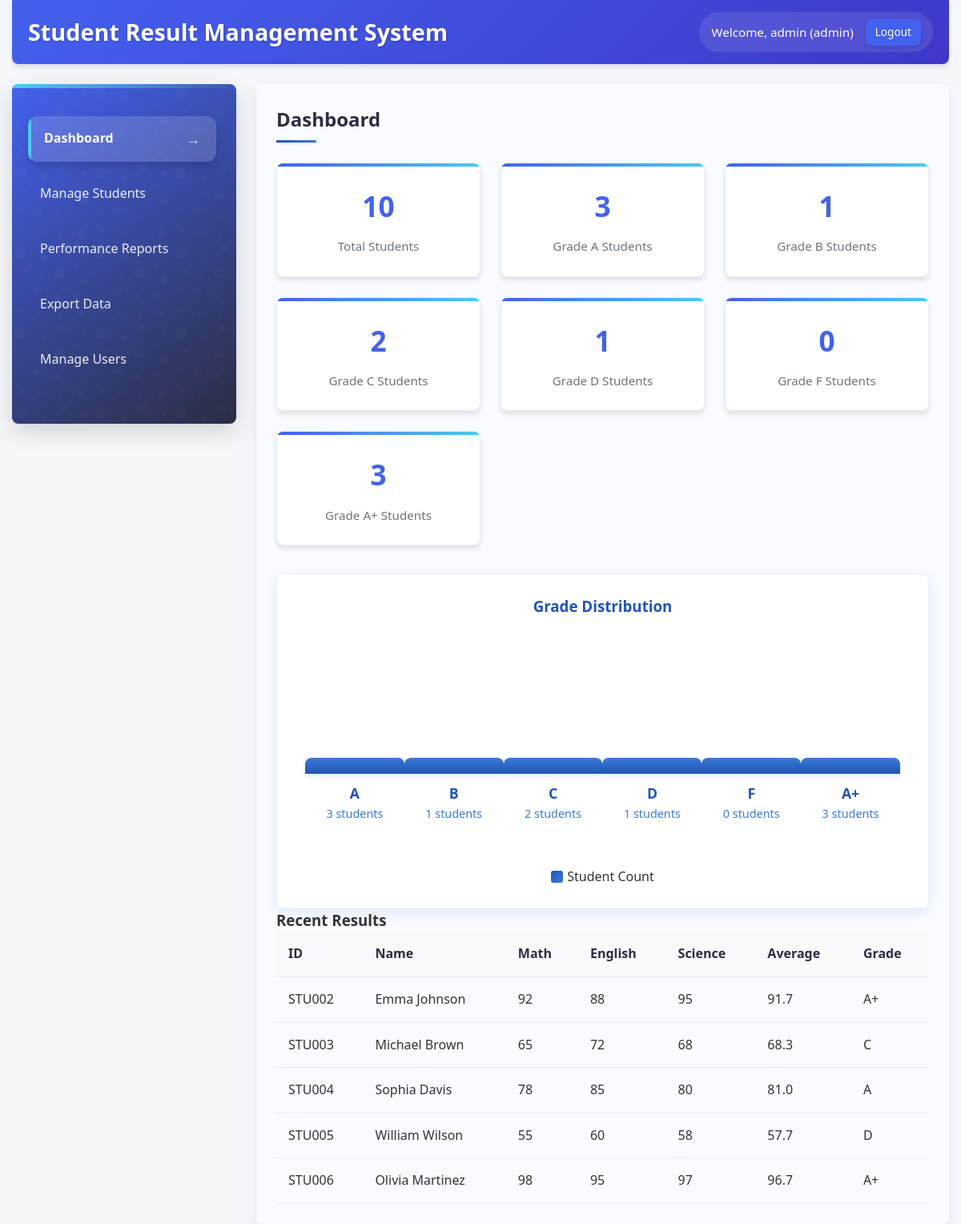
/dashboard.php (signed in), run on the app's committed database.
### tables this page shows
CREATE TABLE students (
    id INT AUTO_INCREMENT PRIMARY KEY,
    student_id VARCHAR(20) NOT NULL UNIQUE,
    name VARCHAR(100) NOT NULL,
    math INT NOT NULL,
    english INT NOT NULL,
    science INT NOT NULL,
    total INT NOT NULL,
    average DECIMAL(5,2) NOT NULL,
    grade VARCHAR(2) NOT NULL,
    created_by INT,
    created_at TIMESTAMP DEFAULT CURRENT_TIMESTAMP,
    updated_at TIMESTAMP DEFAULT CURRENT_TIMESTAMP ON UPDATE CURRENT_TIMESTAMP,
    FOREIGN KEY (created_by) REFERENCES users(id) ON DELETE SET NULL
);

### dashboard.php (the view, shortened to what this page needs)
<?php
require_once 'config.php';
$username = $_SESSION['username'];
$role = $_SESSION['role'];
?>
<!DOCTYPE html>
<html lang="en">
<head>
    <link rel="stylesheet" href="styles.css">
</head>
<body>
    <div class="container">
        <div class="header">
            <h1>Student Result Management System</h1>
            <div class="user-info">
                Welcome, <?php echo htmlspecialchars($username); ?> (<?php echo htmlspecialchars($role); ?>)
                <a href="logout.php" class="btn btn-sm">Logout</a>
            </div>
        </div>
        <div class="dashboard">
            <div class="sidebar">
                <ul class="menu">
                    <li><a href="dashboard.php" class="active">Dashboard</a></li>
                    <li><a href="manage_students.php">Manage Students</a></li>
                    <li><a href="reports.php">Performance Reports</a></li>
                    <li><a href="export.php">Export Data</a></li>
                    <?php if ($role == 'admin'): ?>
                    <li><a href="manage_users.php">Manage Users</a></li>
                    <?php endif; ?>
                </ul>
            </div>
            <div class="main-content">
                <h2>Dashboard</h2>
                <?php
                $total_students = 0;
                $query = "SELECT COUNT(*) as count FROM students";
                $result = $conn->query($query);
                if ($result && $row = $result->fetch_assoc()) {
                    $total_students = $row['count'];
                }
                $grade_stats = array('A' => 0, 'B' => 0, 'C' => 0, 'D' => 0, 'F' => 0);
                $query = "SELECT grade, COUNT(*) as count FROM students GROUP BY grade";
                $result = $conn->query($query);
                if ($result) {
                    while ($row = $result->fetch_assoc()) {
                        $grade_stats[$row['grade']] = $row['count'];
                    }
                }
                ?>
                <div class="stats-container">
                    <div class="stat-card">
                        <h3><?php echo $total_students; ?></h3>
                        <p>Total Students</p>
                    </div>
                    <?php foreach ($grade_stats as $grade => $count): ?>
                    <div class="stat-card">
                        <h3><?php echo $count; ?></h3>
                        <p>Grade <?php echo $grade; ?> Students</p>
                    </div>
                    <?php endforeach; ?>
                </div>
                <div class="grade-distribution">
                    <h3>Grade Distribution</h3>
                    <?php
                    $maxCount = max($grade_stats);
                    ?>
                    <div class="grade-chart">
                        <?php foreach ($grade_stats as $grade => $count):
                            $heightPercentage = ($maxCount > 0) ? ($count / $maxCount) * 100 : 0;
                        ?>
                            <div class="grade-column">
                                <div class="grade-column-bar" style="height: <?php echo max(5, $heightPercentage); ?>%">
                                </div>
                                <div class="grade-column-label"><?php echo $grade; ?></div>
                                <div class="grade-column-count"><?php echo $count; ?> students</div>
                            </div>
                        <?php endforeach; ?>
                    </div>
                    <div class="grade-legend">
                        <div class="grade-legend-item">
                            <div class="grade-legend-color"></div>
                            <span>Student Count</span>
                        </div>
                    </div>
                </div>
                <div class="recent-results">
                    <h3>Recent Results</h3>
                    <table class="data-table">
                        <thead>
                            <tr>
                                <th>ID</th>
                                <th>Name</th>
                                <th>Math</th>
                                <th>English</th>
                                <th>Science</th>
                                <th>Average</th>
                                <th>Grade</th>
                            </tr>
                        </thead>
                        <tbody>
                            <?php
                            $query = "SELECT * FROM students ORDER BY created_at DESC LIMIT 5";
                            $result = $conn->query($query);
                            if ($result && $result->num_rows > 0) {
                                while ($row = $result->fetch_assoc()) {
                                    echo "<tr>";
                                    echo "<td>" . htmlspecialchars($row['student_id']) . "</td>";
                                    echo "<td>" . htmlspecialchars($row['name']) . "</td>";
                                    echo "<td>" . $row['math'] . "</td>";
                                    echo "<td>" . $row['english'] . "</td>";
                                    echo "<td>" . $row['science'] . "</td>";
                                    echo "<td>" . number_format($row['average'], 1) . "</td>";
                                    echo "<td>" . $row['grade'] . "</td>";
                                    echo "</tr>";
                                }
                            } else {
                                echo "<tr><td colspan='7'>No results found</td></tr>";
                            }
                            ?>
                        </tbody>
                    </table>
                </div>
            </div>
        </div>
    </div>
</body>
</html>

### data on the page
students: student "STU002", name "Emma Johnson", math "92", english "88", science "95", average "91.7", grade "A+"
students: student "STU003", name "Michael Brown", math "65", english "72", science "68", average "68.3", grade "C"
students: student "STU004", name "Sophia Davis", math "78", english "85", science "80", average "81.0", grade "A"
students: student "STU005", name "William Wilson", math "55", english "60", science "58", average "57.7", grade "D"
students: student "STU006", name "Olivia Martinez", math "98", english "95", science "97", average "96.7", grade "A+"

### other printed values
$username "admin"
$role "admin"
$total_students "10"
$count "3"
$grade "A"
$count "1"
$grade "B"
$count "2"
$grade "C"
$grade "D"
$count "0"
$grade "F"
$grade "A+"
